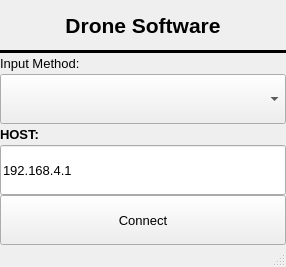
<?xml version="1.0" encoding="UTF-8"?>
<ui version="4.0">
 <class>MainWindow</class>
 <widget class="QMainWindow" name="MainWindow">
  <property name="geometry">
   <rect>
    <x>0</x>
    <y>0</y>
    <width>286</width>
    <height>267</height>
   </rect>
  </property>
  <property name="windowTitle">
   <string>MainWindow</string>
  </property>
  <widget class="QWidget" name="centralwidget">
   <layout class="QHBoxLayout" name="horizontalLayout">
    <property name="spacing">
     <number>0</number>
    </property>
    <property name="leftMargin">
     <number>0</number>
    </property>
    <property name="topMargin">
     <number>0</number>
    </property>
    <property name="rightMargin">
     <number>0</number>
    </property>
    <property name="bottomMargin">
     <number>0</number>
    </property>
    <item>
     <layout class="QVBoxLayout" name="verticalLayout">
      <property name="spacing">
       <number>0</number>
      </property>
      <item>
       <widget class="QLabel" name="label">
        <property name="minimumSize">
         <size>
          <width>0</width>
          <height>50</height>
         </size>
        </property>
        <property name="font">
         <font>
          <pointsize>16</pointsize>
          <weight>75</weight>
          <bold>true</bold>
          <strikeout>false</strikeout>
         </font>
        </property>
        <property name="text">
         <string>Drone Software</string>
        </property>
        <property name="alignment">
         <set>Qt::AlignCenter</set>
        </property>
       </widget>
      </item>
      <item>
       <widget class="Line" name="line">
        <property name="frameShadow">
         <enum>QFrame::Plain</enum>
        </property>
        <property name="lineWidth">
         <number>10</number>
        </property>
        <property name="midLineWidth">
         <number>2</number>
        </property>
        <property name="orientation">
         <enum>Qt::Horizontal</enum>
        </property>
       </widget>
      </item>
      <item>
       <widget class="QLabel" name="label_3">
        <property name="font">
         <font>
          <pointsize>10</pointsize>
         </font>
        </property>
        <property name="text">
         <string>Input Method:</string>
        </property>
       </widget>
      </item>
      <item>
       <widget class="QComboBox" name="inputMethodCombo">
        <property name="minimumSize">
         <size>
          <width>0</width>
          <height>50</height>
         </size>
        </property>
        <property name="font">
         <font>
          <pointsize>10</pointsize>
         </font>
        </property>
        <property name="currentIndex">
         <number>-1</number>
        </property>
       </widget>
      </item>
      <item>
       <widget class="QLabel" name="label_2">
        <property name="font">
         <font>
          <pointsize>10</pointsize>
          <weight>75</weight>
          <bold>true</bold>
         </font>
        </property>
        <property name="text">
         <string>HOST:</string>
        </property>
       </widget>
      </item>
      <item>
       <widget class="QLineEdit" name="hostEdit">
        <property name="minimumSize">
         <size>
          <width>0</width>
          <height>50</height>
         </size>
        </property>
        <property name="font">
         <font>
          <pointsize>10</pointsize>
         </font>
        </property>
        <property name="text">
         <string>192.168.4.1</string>
        </property>
       </widget>
      </item>
      <item>
       <widget class="QPushButton" name="connectBtn">
        <property name="minimumSize">
         <size>
          <width>0</width>
          <height>50</height>
         </size>
        </property>
        <property name="font">
         <font>
          <pointsize>10</pointsize>
         </font>
        </property>
        <property name="text">
         <string>Connect</string>
        </property>
       </widget>
      </item>
     </layout>
    </item>
   </layout>
  </widget>
  <widget class="QStatusBar" name="statusbar"/>
 </widget>
 <resources/>
 <connections/>
</ui>
